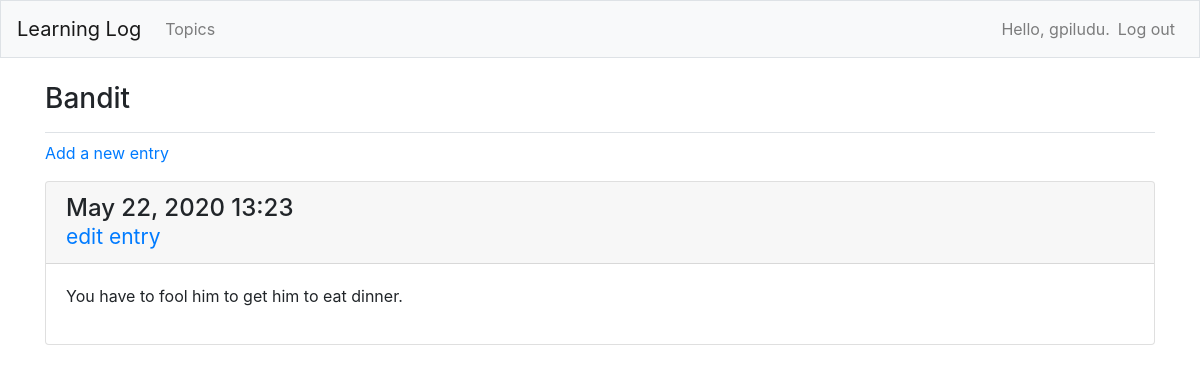
Page /topics/6/ (signed in) on the committed database.
### learning_logs/models.py (models this page shows, shortened)
class Topic(models.Model):
    text = models.CharField(max_length=200)
    date_added = models.DateTimeField(auto_now_add=True)
    owner = models.ForeignKey(User, on_delete=models.CASCADE)
    def __str__(self):
        return self.text

class Entry(models.Model):
    topic = models.ForeignKey(Topic, on_delete=models.CASCADE)
    text = models.TextField()
    date_added = models.DateTimeField(auto_now_add=True)
    class Meta:
        verbose_name_plural = 'entries'

### learning_logs/views.py (the view)
# urls.py: path('topics/<int:topic_id>/', views.topic, name='topic'),
@login_required
def topic(request, topic_id):
    topic = Topic.objects.get(id=topic_id)
    _check_topic_owner(request, topic)
    entries = topic.entry_set.order_by('-date_added')
    context = {'topic': topic, 'entries': entries}
    return render(request, 'learning_logs/topic.html', context)

### learning_logs/views.py (called while the page is built)
def _check_topic_owner(request, topic):
    if topic.owner != request.user:
        raise Http404

### learning_logs/templates/learning_logs/topic.html
{% extends 'learning_logs/base.html' %}
{% block page_header %}
<h3>{{ topic }}</h3>
{% endblock page_header %}
{% block content %}
<p>
    <a href="{% url 'learning_logs:new_entry' topic.id %}">Add a new entry</a>
</p>
{% for entry in entries %}
    <div class="card mb-3">
        <h4 class="card-header">
            {{ entry.date_added|date:"M d, Y H:i" }}
            <br>
            <small><a href="{% url 'learning_logs:edit_entry' entry.id %}">edit entry</a></small>
        </h4>
        <div class="card-body">
            {{ entry.text|linebreaks }}
        </div>
    </div>
{% empty %}
    <li>There are no entries for this topic yet.</li>
{% endfor %}
{% endblock content %}

### learning_logs/templates/learning_logs/base.html (shortened to what this page needs)
{% load bootstrap4 %}
<!doctype html>
<html lang='en'>
    <head>
        {% bootstrap_css %}
    </head>
    <body>
        <nav class="navbar navbar-expand-md navbar-light bg-light mb-4 border">
            <a class="navbar-brand" href="{% url 'learning_logs:index' %}">Learning Log</a>
            <div class="collapse navbar-collapse" id="navbarCollapse">
                <ul class="navbar-nav mr-auto">
                    <li class"nav-item">
                        <a class="nav-link" href="{% url 'learning_logs:topics' %}">Topics</a>
                    </li>
                </ul>
                <ul class="navbar-nav ml-auto">
                    {% if user.is_authenticated %}
                        <li class="nav-item">
                            <span class="navbar-text">Hello, {{ user.username }}.</span>
                        </li>
                        <li class="nav-item">
                            <a class="nav-link" href="{% url 'users:logout' %}">Log out</a>
                        </li>
                    {% endif %}
                </ul>
            </div>
        </nav>
        <main role="main" class="container">
            <div class="pb-2 mb-2 border-bottom">
                {% block page_header %}
                {% endblock page_header %}
            </div>
            <div>
                {% block content %}
                {% endblock content %}
            </div>
        </main>
    </body>
</html>

### rows in the picture
Topic: text "Bandit"
Entry: date_added "May 22, 2020 13:23", text "You have to fool him to get him to eat dinner."

### other values in the picture
{{ user.username }} "gpiludu"
